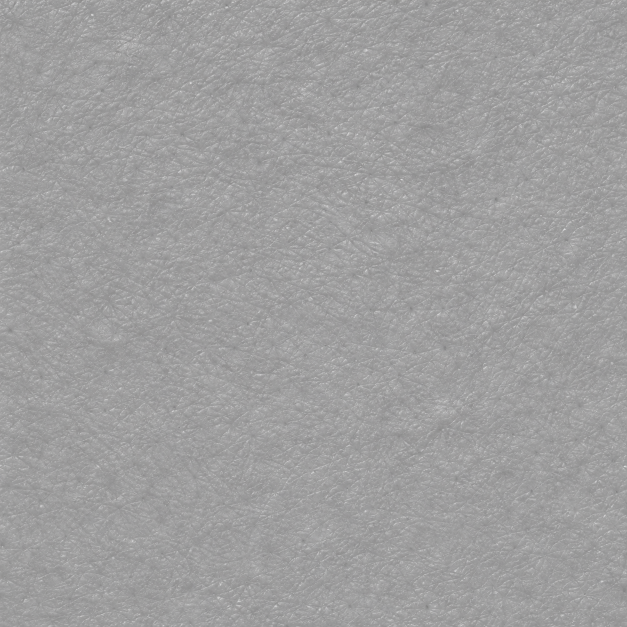
#> input picture assets/characters/skin-pore-source-v3.png, 1254 x 1254 px (shown at 1/2 size)
$ python build-character-pbr-textures.py
#> lines starting #> are read from the running program, lines starting #| are printed output that depends on the picture
#!/usr/bin/env python3
# SPDX-License-Identifier: GPL-3.0-or-later
"""Bake the generated character PBR sources into runtime input textures."""
import hashlib
import json
from pathlib import Path

import numpy as np
from PIL import Image, ImageFilter

ROOT = Path(__file__).resolve().parents[1]
SOURCE = ROOT / "assets/characters"
RUNTIME = ROOT / "runtime"
MATERIALS = RUNTIME / "characters/materials"
DETAIL = RUNTIME / "textures/reyond_character_detail_v3.png"


def digest(path):
    return hashlib.sha256(path.read_bytes()).hexdigest()


def periodic_axis(image, axis, overlap=48):
    image = np.moveaxis(image, axis, 0)
    weight = (np.arange(overlap) + .5) / overlap
    weight = (weight * weight * (3 - 2 * weight))[:, None]
    transition = image[-overlap:] * (1 - weight) + image[:overlap] * weight
    return np.moveaxis(np.concatenate((transition, image[overlap:-overlap])), 0, axis)


def bake_skin(path):
    source = Image.open(path).convert("L").resize((560, 560), Image.Resampling.LANCZOS)
    height = np.asarray(source, dtype=np.float32) - np.asarray(source.filter(ImageFilter.GaussianBlur(6)))
    height = periodic_axis(periodic_axis(height, 0), 1)
#> in periodic_axis, `return np.moveaxis(np.concatenate((transition, image[overlap:-overlap]..`:
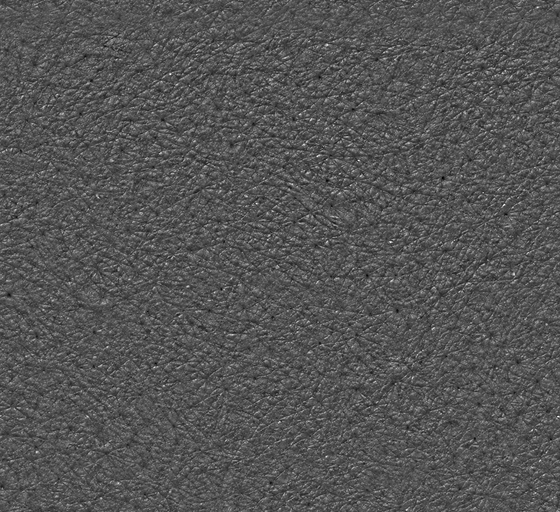
#> returned value: shape (512, 560) float64; min -29, max 58, mean 0; drawn with min black and max white
#> call 2 of periodic_axis, with axis = 1, overlap = 48
#> in periodic_axis (call 2), `image = np.moveaxis(image, axis, 0)`:
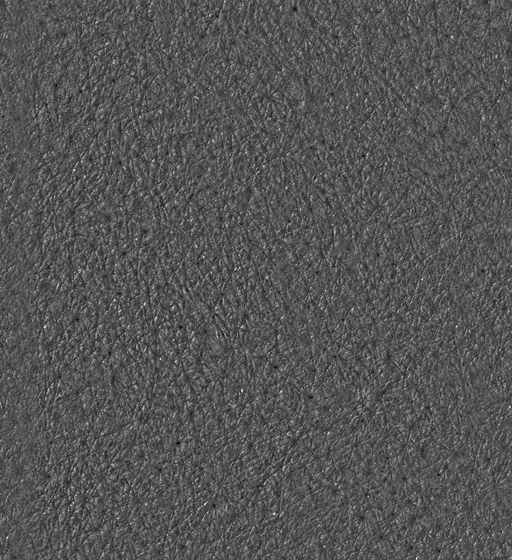
#> image: shape (560, 512) float64; min -29, max 58, mean 0; drawn with min black and max white
#> in periodic_axis (call 2), `return np.moveaxis(np.concatenate((transition, image[overlap:-overlap]..`:
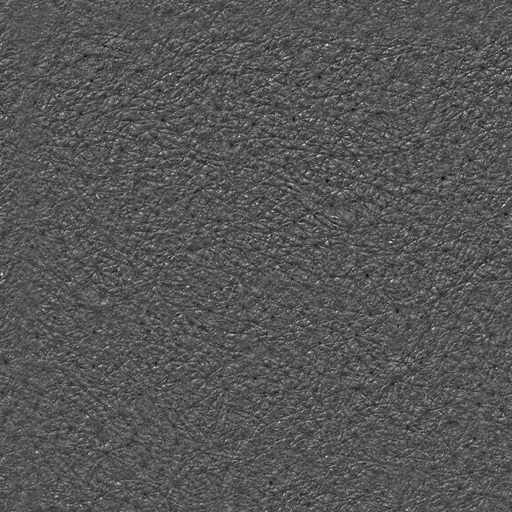
#> returned value: shape (512, 512) float64; min -29, max 57, mean 0; drawn with min black and max white
    dx = .025 * (np.roll(height, 1, axis=1) - np.roll(height, -1, axis=1))
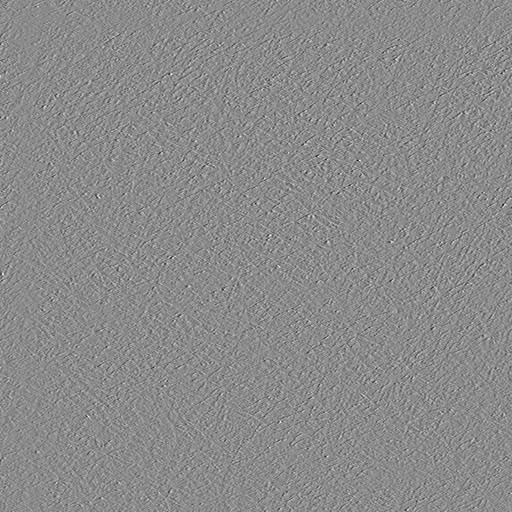
#> dx: shape (512, 512) float64; min -1.8, max 1.5, mean 1.05e-19; drawn with min black and max white
    dy = .025 * (np.roll(height, 1, axis=0) - np.roll(height, -1, axis=0))
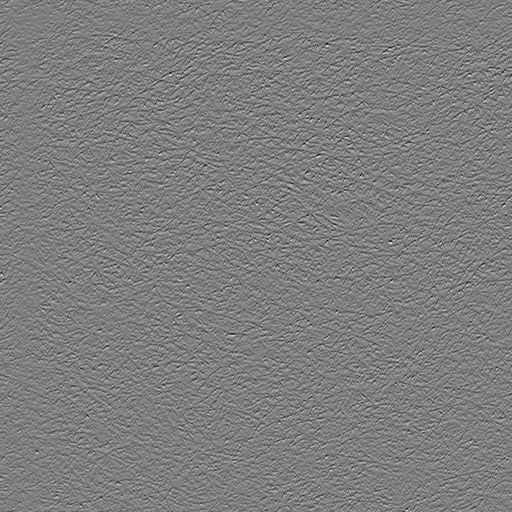
#> dy: shape (512, 512) float64; min -1.62, max 1.65, mean 1.93e-19; drawn with min black and max white
    length = np.sqrt(1 + dx * dx + dy * dy)
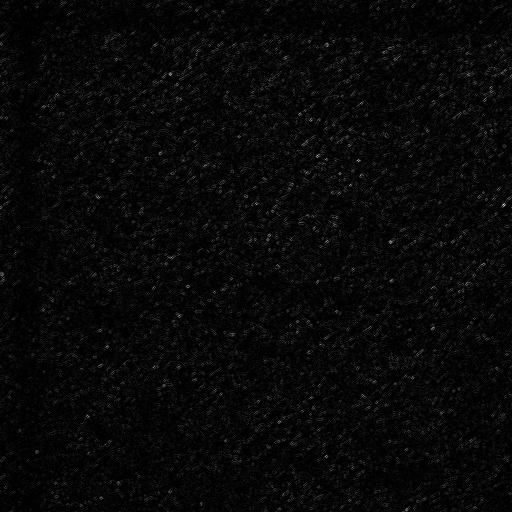
#> length: shape (512, 512) float64; min 1, max 2.53, mean 1.05; drawn with min black and max white
    rgba = np.stack((.5 + .5 * dx / length, .5 + .5 * dy / length, .5 + .5 / length,
                     np.clip(.5 + .017 * height, .1, .9)), axis=-1)
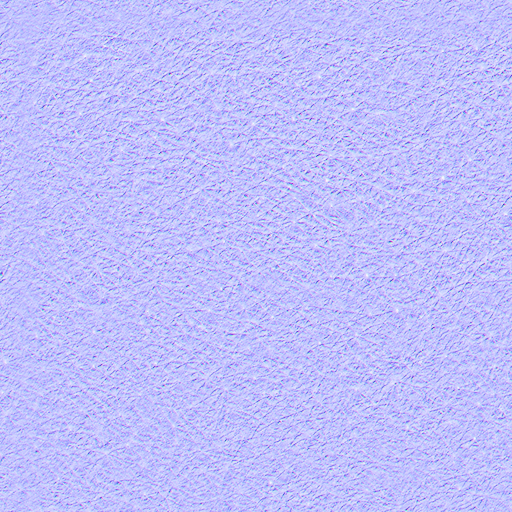
#> rgba: shape (512, 512, 4) float64; mean of channels 0, 1, 2, 3 0.5, 0.501, 0.977, 0.5; transparent parts drawn white
    DETAIL.parent.mkdir(parents=True, exist_ok=True)
    Image.fromarray(np.rint(255 * rgba).astype(np.uint8), "RGBA").save(DETAIL, optimize=True)


def bake_eyes(path):
    size = 2048
    eye = np.asarray(Image.open(path).convert("RGB").resize((size, size), Image.Resampling.LANCZOS),
                     dtype=np.float32) / 255
    y, x = np.mgrid[:size, :size] / (size-1)
    distance = np.sqrt((x - .511) ** 2 + (y - .566) ** 2)
    mask = np.clip((.225 - distance) / .031, 0, 1)[..., None]
    value = np.dot(eye, [.30, .51, .19])[..., None]
    # Pigment changes only the iris, preserving the sclera and black pupil.
    for color, tint in {"brown": None, "blue": [.89, 1.45, 1.83], "green": [1.02, 1.52, 1.00]}.items():
        result = eye if tint is None else eye * (1 - mask) + value * tint * mask
        output = MATERIALS / f"eyes-pbr-{color}.jpg"
        Image.fromarray(np.rint(255 * np.clip(result, 0, 1)).astype(np.uint8), "RGB").save(
            output, quality=96, subsampling=0, optimize=True)
        yield output


def main():
    pores = SOURCE / "skin-pore-source-v3.png"
    iris = SOURCE / "iris-albedo-source-v3.png"
    bake_skin(pores)
    registry = MATERIALS / "provenance.json"
#> (the run stopped early here; a loop or call above may not have finished)
